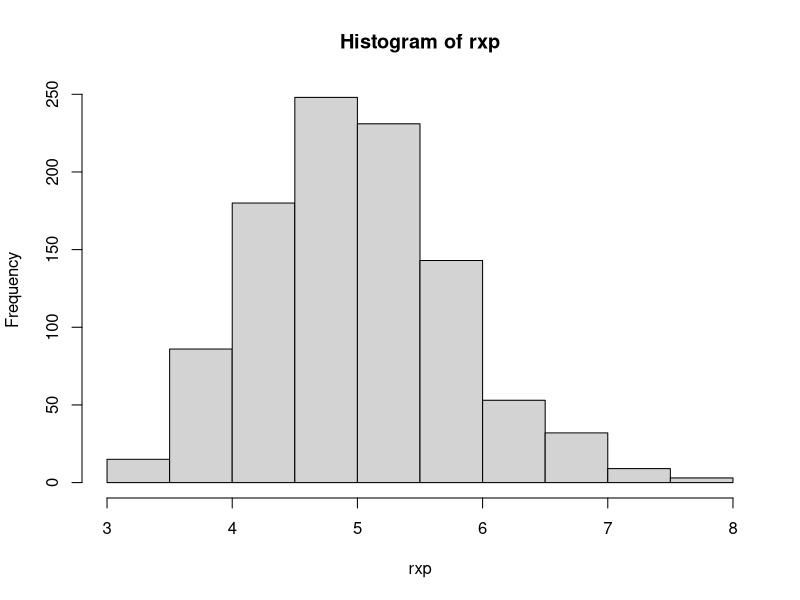
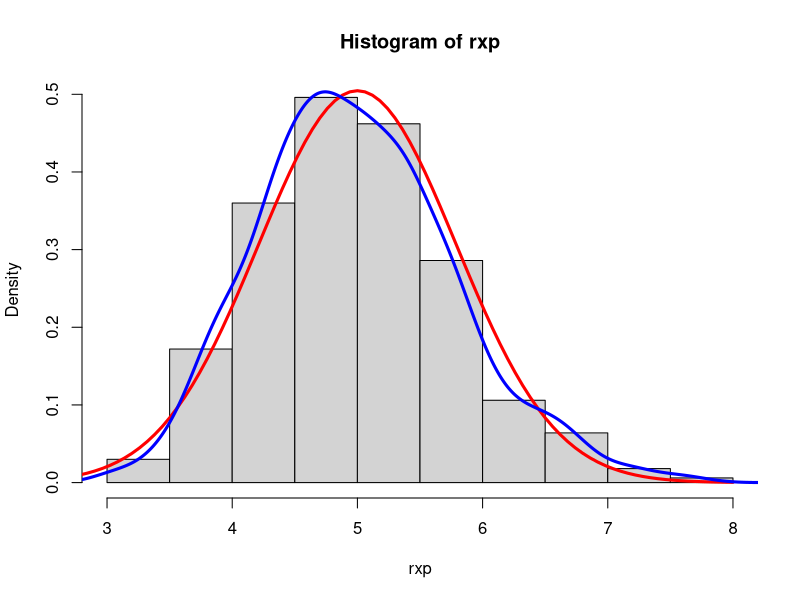

Recreate these plots in R, in order.
## ---- chunk 1
knitr::opts_chunk$set(echo = TRUE)
## ---- chunk 2
rxp <- NULL; lamda <- 0.2
for (i in 1:1000) rxp <- c(rxp, mean(rexp(40, lamda)))
hist(rxp)
## ---- chunk 3
print(c("sample mean", mean(rxp))); print(c("theoretical mean", 1/lamda)) 

## ---- chunk 4
t.test(rxp)
## ---- chunk 5
print(c("sample variance", var(rxp)))
theova <- ((1/lamda)^2)/40
print(c("theoretical variance", ((1/lamda)^2)/40))
## ---- chunk 6
hist(rxp, freq = FALSE,)
curve(dnorm(x,mean = 1/lamda, sd = (lamda*sqrt(40))^-1),add = TRUE,from = 2, to = 8, col = "red", lwd = 3)
lines(density(rxp), col = "blue", lwd = 3)
